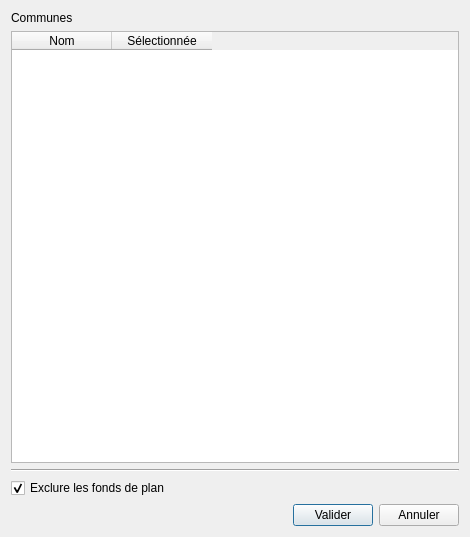
<?xml version="1.0" encoding="UTF-8"?>
<ui version="4.0">
 <class>SMCDialogBase</class>
 <widget class="QDialog" name="SMCDialogBase">
  <property name="geometry">
   <rect>
    <x>0</x>
    <y>0</y>
    <width>470</width>
    <height>537</height>
   </rect>
  </property>
  <property name="windowTitle">
   <string>SMC</string>
  </property>
  <layout class="QVBoxLayout" name="verticalLayout_4">
   <item>
    <layout class="QVBoxLayout" name="verticalLayout">
     <item>
      <layout class="QVBoxLayout" name="lyt_communes">
       <item>
        <widget class="QLabel" name="lbl_communes">
         <property name="text">
          <string>Communes</string>
         </property>
        </widget>
       </item>
       <item>
        <widget class="QTableWidget" name="tw_communes">
         <column>
          <property name="text">
           <string>Nom</string>
          </property>
         </column>
         <column>
          <property name="text">
           <string>Sélectionnée</string>
          </property>
         </column>
        </widget>
       </item>
      </layout>
     </item>
     <item>
      <widget class="Line" name="line">
       <property name="orientation">
        <enum>Qt::Horizontal</enum>
       </property>
      </widget>
     </item>
     <item>
      <layout class="QHBoxLayout" name="horizontalLayout">
       <item>
        <widget class="QCheckBox" name="cb_exclude">
         <property name="text">
          <string>Exclure les fonds de plan</string>
         </property>
         <property name="checked">
          <bool>true</bool>
         </property>
         <property name="tristate">
          <bool>false</bool>
         </property>
        </widget>
       </item>
      </layout>
     </item>
     <item>
      <layout class="QHBoxLayout" name="lyt_buttons">
       <item>
        <spacer name="horizontalSpacer">
         <property name="orientation">
          <enum>Qt::Horizontal</enum>
         </property>
         <property name="sizeHint" stdset="0">
          <size>
           <width>40</width>
           <height>20</height>
          </size>
         </property>
        </spacer>
       </item>
       <item>
        <widget class="QPushButton" name="btn_validate">
         <property name="text">
          <string>Valider</string>
         </property>
        </widget>
       </item>
       <item>
        <widget class="QPushButton" name="btn_cancel">
         <property name="text">
          <string>Annuler</string>
         </property>
        </widget>
       </item>
      </layout>
     </item>
    </layout>
   </item>
  </layout>
 </widget>
 <resources/>
 <connections/>
</ui>
